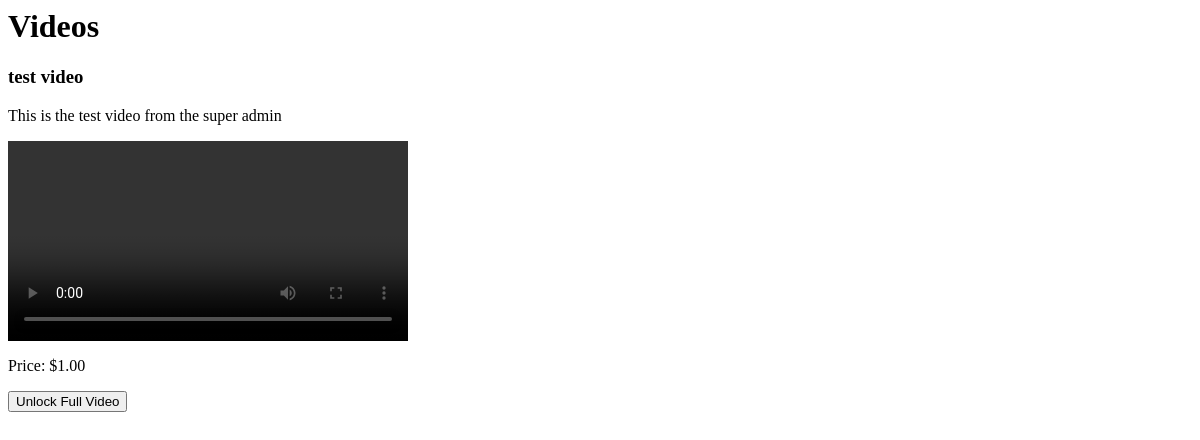
The app's page /, older data.
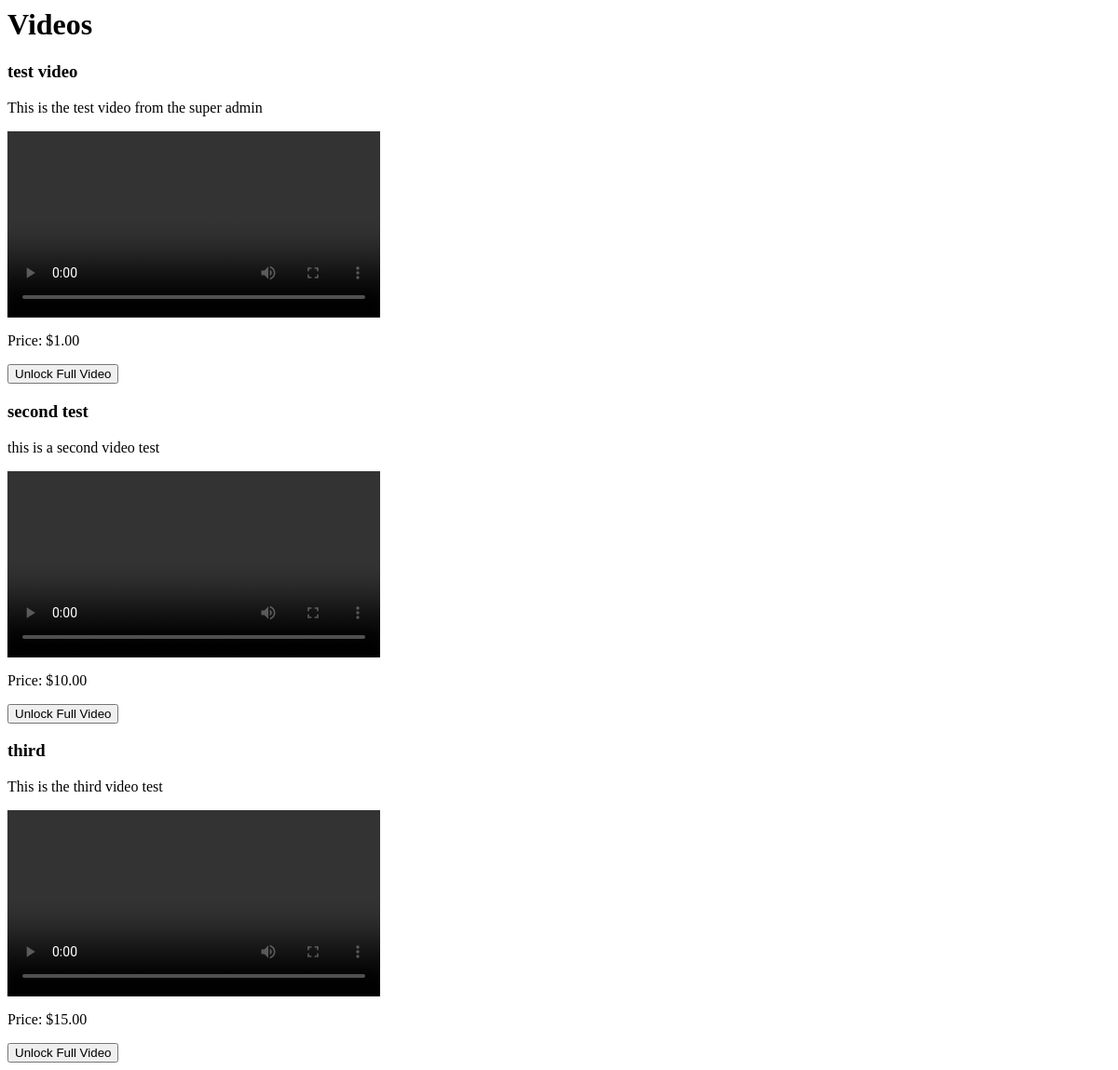
The same page, newer data.
### videos/models.py (models this page shows, shortened)
class Video(models.Model):
    title = models.CharField(max_length=255)
    description = models.TextField()
    video_file = models.FileField(upload_to='videos/')
    preview_duration = models.IntegerField()
    price = models.DecimalField(max_digits = 6, decimal_places=2)

### videos/views.py (the view)
# urls.py: path('', views.video_list, name ='video_list')
def video_list(request):
    videos = Video.objects.all()
    return render(request, 'videos/video_list.html', {'videos': videos})

### videos/templates/videos/video_list.html (shortened to what this page needs)
<h1>Videos</h1>
{% for video in videos %}
    <div>
        <h3>{{ video.title }}</h3>
        <p>{{ video.description }}</p>
        <video width="400" controls data-preview="{{ video.preview_duration }}" id="video-{{ video.id }}">
            <source src="{{ video.video_file.url}} " type="video/mp4">
        </video>
        <p>Price: ${{ video.price }}</p>
        <button onclick="window.location.href='/pay/{{ video.id }}/'">
        Unlock Full Video</button>
    </div>
    {% endfor %}

Row changes from the older to the newer data that the page shows:
added Video: title "second test", description "this is a second video test", price "10.00"
added Video: title "third", description "This is the third video test", price "15.00"
